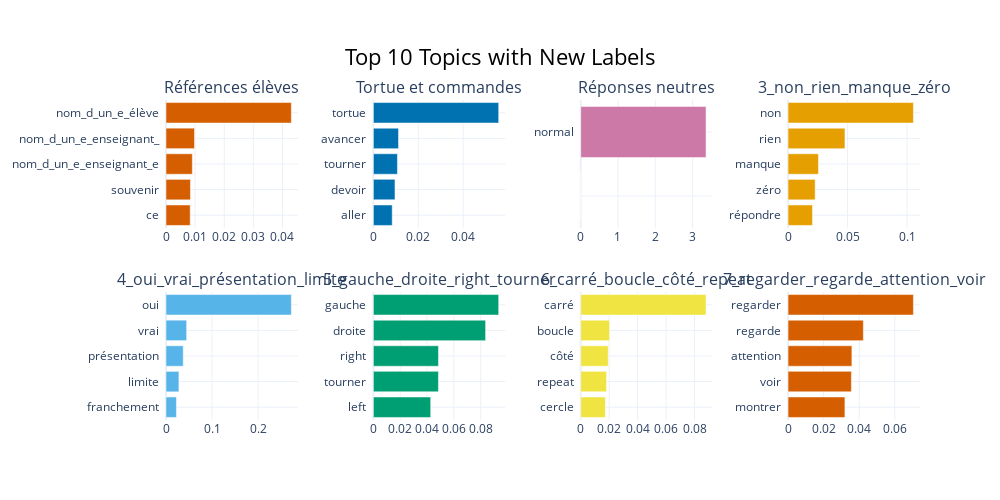

The notebook cell saved with this chart:
### Code cell
new_labels = {
    0: "Références élèves",
    1: "Tortue et commandes",
    2: "Réponses neutres",
    14: "Temps & correction",
    26: "Vitesse & exécution",
    50: "Grandeurs & mesures",
    55: "Métier / informatique",
    73: "Configuration / PC",
    80: "Couleurs & choix",
    116: "Angles & fractions"
}
topic_model.set_topic_labels(new_labels)

# Visualize with new labels
topic_model.visualize_barchart(custom_labels=list(new_labels.values()), title="Top 10 Topics with New Labels")

### Figure 1 — Plotly figure (JSON) as saved in the notebook; plotly's stock layout.template omitted (floating-point values rounded to 4 significant figures)
{"data": [{"marker": {"color": "#D55E00"}, "orientation": "h", "type": "bar", "x": [0.008308, 0.008389, 0.009042, 0.009784, 0.04305], "xaxis": "x", "y": ["ce  ", "souvenir  ", "nom_d_un_e_enseignant_e  ", "nom_d_un_e_enseignant_  ", "nom_d_un_e_élève  "], "yaxis": "y"}, {"marker": {"color": "#0072B2"}, "orientation": "h", "type": "bar", "x": [0.008406, 0.009637, 0.01072, 0.01121, 0.05583], "xaxis": "x2", "y": ["aller  ", "devoir  ", "tourner  ", "avancer  ", "tortue  "], "yaxis": "y2"}, {"marker": {"color": "#CC79A7"}, "orientation": "h", "type": "bar", "x": [1e-05, 1e-05, 1e-05, 1e-05, 3.361], "xaxis": "x3", "y": ["  ", "  ", "  ", "  ", "normal  "], "yaxis": "y3"}, {"marker": {"color": "#E69F00"}, "orientation": "h", "type": "bar", "x": [0.02052, 0.02276, 0.02553, 0.04779, 0.1053], "xaxis": "x4", "y": ["répondre  ", "zéro  ", "manque  ", "rien  ", "non  "], "yaxis": "y4"}, {"marker": {"color": "#56B4E9"}, "orientation": "h", "type": "bar", "x": [0.02264, 0.02806, 0.03747, 0.04488, 0.2724], "xaxis": "x5", "y": ["franchement  ", "limite  ", "présentation  ", "vrai  ", "oui  "], "yaxis": "y5"}, {"marker": {"color": "#009E73"}, "orientation": "h", "type": "bar", "x": [0.04273, 0.04848, 0.0485, 0.08363, 0.09339], "xaxis": "x6", "y": ["left  ", "tourner  ", "right  ", "droite  ", "gauche  "], "yaxis": "y6"}, {"marker": {"color": "#F0E442"}, "orientation": "h", "type": "bar", "x": [0.01737, 0.01818, 0.01935, 0.02027, 0.08811], "xaxis": "x7", "y": ["cercle  ", "repeat  ", "côté  ", "boucle  ", "carré  "], "yaxis": "y7"}, {"marker": {"color": "#D55E00"}, "orientation": "h", "type": "bar", "x": [0.03195, 0.0356, 0.03587, 0.04232, 0.07044], "xaxis": "x8", "y": ["montrer  ", "voir  ", "attention  ", "regarde  ", "regarder  "], "yaxis": "y8"}], "layout": {"annotations": [{"font": {"size": 16}, "showarrow": false, "text": "Références élèves", "x": 0.0875, "xanchor": "center", "xref": "paper", "y": 1, "yanchor": "bottom", "yref": "paper"}, {"font": {"size": 16}, "showarrow": false, "text": "Tortue et commandes", "x": 0.3625, "xanchor": "center", "xref": "paper", "y": 1, "yanchor": "bottom", "yref": "paper"}, {"font": {"size": 16}, "showarrow": false, "text": "Réponses neutres", "x": 0.6375, "xanchor": "center", "xref": "paper", "y": 1, "yanchor": "bottom", "yref": "paper"}, {"font": {"size": 16}, "showarrow": false, "text": "3_non_rien_manque_zéro", "x": 0.9125, "xanchor": "center", "xref": "paper", "y": 1, "yanchor": "bottom", "yref": "paper"}, {"font": {"size": 16}, "showarrow": false, "text": "4_oui_vrai_présentation_limite", "x": 0.0875, "xanchor": "center", "xref": "paper", "y": 0.4, "yanchor": "bottom", "yref": "paper"}, {"font": {"size": 16}, "showarrow": false, "text": "5_gauche_droite_right_tourner", "x": 0.3625, "xanchor": "center", "xref": "paper", "y": 0.4, "yanchor": "bottom", "yref": "paper"}, {"font": {"size": 16}, "showarrow": false, "text": "6_carré_boucle_côté_repeat", "x": 0.6375, "xanchor": "center", "xref": "paper", "y": 0.4, "yanchor": "bottom", "yref": "paper"}, {"font": {"size": 16}, "showarrow": false, "text": "7_regarder_regarde_attention_voir", "x": 0.9125, "xanchor": "center", "xref": "paper", "y": 0.4, "yanchor": "bottom", "yref": "paper"}], "height": 500, "hoverlabel": {"bgcolor": "white", "font": {"family": "Rockwell", "size": 16}}, "showlegend": false, "title": {"font": {"color": "Black", "size": 22}, "text": "Top 10 Topics with New Labels", "x": 0.5, "xanchor": "center", "yanchor": "top"}, "width": 1000, "xaxis": {"anchor": "y", "domain": [0, 0.175], "showgrid": true}, "xaxis2": {"anchor": "y2", "domain": [0.275, 0.45], "showgrid": true}, "xaxis3": {"anchor": "y3", "domain": [0.55, 0.725], "showgrid": true}, "xaxis4": {"anchor": "y4", "domain": [0.825, 1], "showgrid": true}, "xaxis5": {"anchor": "y5", "domain": [0, 0.175], "showgrid": true}, "xaxis6": {"anchor": "y6", "domain": [0.275, 0.45], "showgrid": true}, "xaxis7": {"anchor": "y7", "domain": [0.55, 0.725], "showgrid": true}, "xaxis8": {"anchor": "y8", "domain": [0.825, 1], "showgrid": true}, "yaxis": {"anchor": "x", "domain": [0.6, 1], "showgrid": true}, "yaxis2": {"anchor": "x2", "domain": [0.6, 1], "showgrid": true}, "yaxis3": {"anchor": "x3", "domain": [0.6, 1], "showgrid": true}, "yaxis4": {"anchor": "x4", "domain": [0.6, 1], "showgrid": true}, "yaxis5": {"anchor": "x5", "domain": [0, 0.4], "showgrid": true}, "yaxis6": {"anchor": "x6", "domain": [0, 0.4], "showgrid": true}, "yaxis7": {"anchor": "x7", "domain": [0, 0.4], "showgrid": true}, "yaxis8": {"anchor": "x8", "domain": [0, 0.4], "showgrid": true}}}
